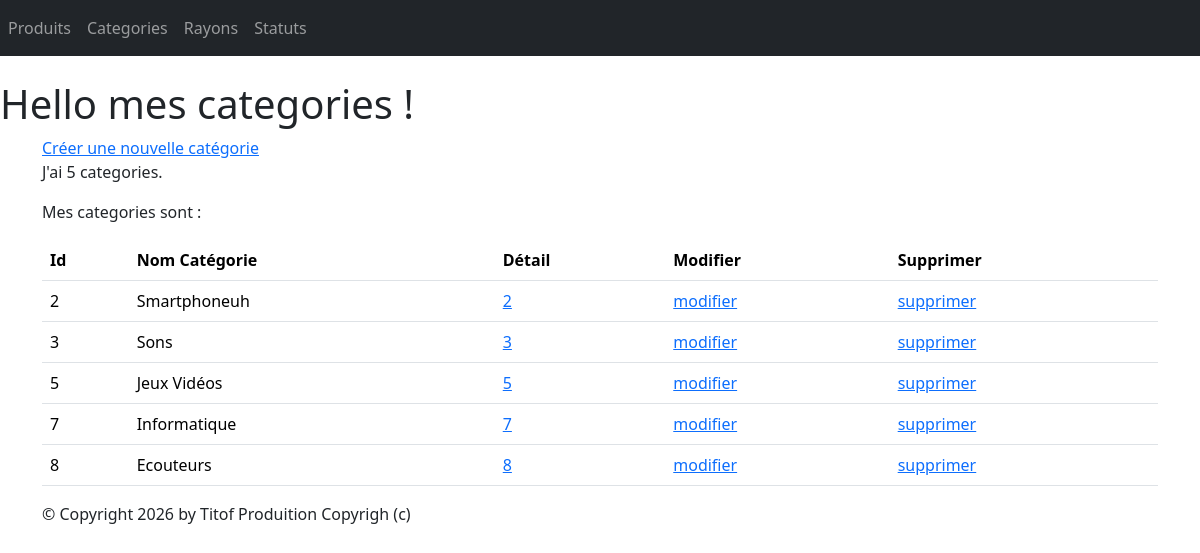
The app's page /monApp/categories/ with its own data.
### monApp/models.py (models this page shows, shortened)
class Categorie(models.Model):
    idCat = models.AutoField(primary_key=True)
    nomCat = models.CharField(max_length=100)

### monApp/views.py (the view)
# urls.py: path("categories/", views.CategorieListView.as_view(), name="ListeCategories"),
class CategorieListView(ListView):
    model = Categorie
    template_name = "monApp/ListCategories.html"
    context_object_name = "categories"
    def get_context_data(self, **kwargs):
        context = super(CategorieListView, self).get_context_data(**kwargs)
        context['titremenu'] = "Liste de mes Categories !"
        return context

### monApp/templates/monApp/ListCategories.html
{% extends 'monApp/base.html' %}
    {% block menu %}
        <h1>Hello mes categories !</h1>
    {% endblock %}
    {% block contenu %}
        <a href="{% url 'creationCategorie' %}">Créer une nouvelle catégorie</a>
        <p>J'ai {{ categories | length }} categories.</p>
        <p>Mes categories sont :</p>
        <table class="table">
        <thead>
        <th>Id</th>
        <th>Nom Catégorie</th>
        <th>Détail</th>
        <th>Modifier</th>
        <th>Supprimer</th>
        </thead>
        <tbody>
        {% for cate in categories %}
        <tr>
        <td>{{ cate.idCat }} </td>
        <td>{{ cate.nomCat }} </td>
        <td><a href="{% url 'detailCategorie' cate.idCat %}">{{ cate.idCat }}</a></td>
        <td><a href="{% url 'modificationCategorie' cate.idCat %}">modifier</a></td>
        <td><a href="{% url 'suppressionCategorie' cate.idCat %}">supprimer</a></td>
        </tr>
        {% endfor %}
        </tbody>
        </table>
{% endblock %}

### static/css/styles.css (style rules this page uses)
h1 { color: red ; }

### records on screen
Categorie: idCat "2", nomCat "Smartphoneuh"
Categorie: idCat "3", nomCat "Sons"
Categorie: idCat "5", nomCat "Jeux Vidéos"
Categorie: idCat "7", nomCat "Informatique"
Categorie: idCat "8", nomCat "Ecouteurs"

### other values on screen
{{ categories | length }} "5"
